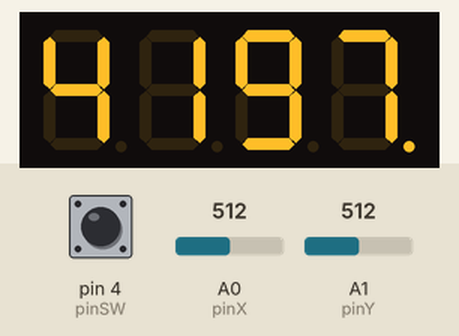
This sketch was run on a simulated Arduino Uno, built with avr-gcc and run on an emulated ATmega328P. On the bench: 4-digit seven-segment display. Wiring (inferred from the names in the program): 4-digit 7-segment display, segments lit when HIGH: segments pin 12, pin 8, pin 5, pin 3, pin 2, pin 11, pin 6, A2; digit selects pin 13, pin 10, pin 9, pin 7. The test bench sets the inputs (shaded band); at power-on: A0 (pinX) = 512, pin 4 (pinSW) HIGH, A1 (pinY) = 512. Random numbers use the default seed unless the sketch sets one; the segment pins are drawn as the display they are named for.

Above: at 1.2 s.
1.3 s: A0 (pinX) set to 716
2.8 s: A0 (pinX) set to 511
At 3.58 s:
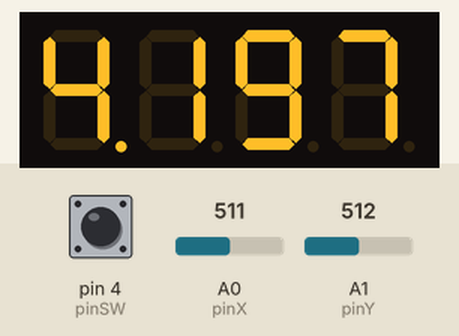
Timing chart, 0 to 5.8 s (numbered marks = the images above; inputs shaded):
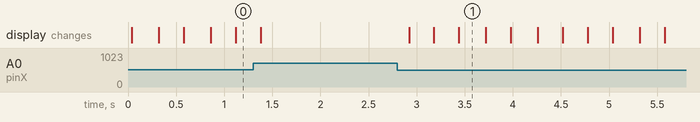

The sketch:

4DigitDisplayJoystickControl.ino
```cpp
// joystick pins
const int pinSW = 4;
const int pinX = A0;
const int pinY = A1;

// 4 digit 7-segment display pins
const int pinA = 12;
const int pinB = 8;
const int pinC = 5;
const int pinD = 3;
const int pinE = 2;
const int pinF = 11;
const int pinG = 6;
const int pinDP = A2;
const int pinD1 = 7;
const int pinD2 = 9;
const int pinD3 = 10;
const int pinD4 = 13;

const int xRightTreshold = 600;
const int xLeftTreshold = 400;
const int yUpTreshold = 600;
const int yDownTreshold = 400;
const int pressingInterval = 250;
const int blinkInterval = 250;
const int segSize = 8;
const int noOfDisplays = 4;
const int noOfDigits = 10;

bool joyInDefaultPosition = true;
bool digitLocked = false;
bool waitBeforePress = false;

unsigned long lastPress = 0;
unsigned long lastBlink = 0;

int swValue = 0;
int xValue = 0;
int yValue = 0;
int number[4];
int dpState = HIGH;
int currentDisplay = 0;

int segments[segSize] = {
  pinA, pinB, pinC, pinD, pinE, pinF, pinG, pinDP
};

int displays[noOfDisplays] = {
  pinD1, pinD2, pinD3, pinD4
};

byte digitMatrix[noOfDigits][segSize - 1] = {
  // a b c d e f g
  {1, 1, 1, 1, 1, 1, 0}, // 0
  {0, 1, 1, 0, 0, 0, 0}, // 1
  {1, 1, 0, 1, 1, 0, 1}, // 2
  {1, 1, 1, 1, 0, 0, 1}, // 3
  {0, 1, 1, 0, 0, 1, 1}, // 4
  {1, 0, 1, 1, 0, 1, 1}, // 5
  {1, 0, 1, 1, 1, 1, 1}, // 6
  {1, 1, 1, 0, 0, 0, 0}, // 7
  {1, 1, 1, 1, 1, 1, 1}, // 8
  {1, 1, 1, 1, 0, 1, 1} // 9
};


void showDisplay(int displayNo) {
  for (int i = 0; i < noOfDisplays; i++) {
    digitalWrite(displays[i], HIGH);
  }
  digitalWrite(displays[displayNo], LOW);
}

void generateRandomCombination(int noOfDisplays) {
  for (int i = 0; i < noOfDisplays; i++)
    number[i] = rand() % 10;
}

void displayDigit(byte digit, byte decimalPoint) {
  for (int i = 0; i < segSize - 1; i++) {
    digitalWrite(segments[i], digitMatrix[digit][i]);
  }
  // write the decimalPoint to DP pin
  digitalWrite(segments[segSize - 1], decimalPoint);
}

void increaseDigit(int displayNo) {
  if (number[displayNo] == noOfDigits - 1)
    number[displayNo] = 0;
  else
    number[displayNo] = number[displayNo] + 1;
}

void decreaseDigit(int displayNo) {
  if (number[displayNo] == 0)
    number[displayNo] = noOfDigits - 1;
  else
    number[displayNo] = number[displayNo] - 1;
}

bool joyMovedUp() {
  return yValue > yUpTreshold;
}

bool joyMovedDown() {
  return yValue < yDownTreshold;
}

bool joyMovedLeft() {
  return xValue < xLeftTreshold;
}

bool joyMovedRight() {
  return xValue > xRightTreshold;
}

bool joyPressed() {
  return !swValue;
}

bool joyReturnedInDefaultPosition() {
  return ((yValue >= yDownTreshold && yValue <= yUpTreshold) and (xValue >= xLeftTreshold and xValue <= xRightTreshold)) ;
}

void moveToNextDisplay() {
  if (currentDisplay == noOfDisplays - 1)
    currentDisplay = 0;
  else
    currentDisplay++;
}

void moveToPreviousDisplay() {
  if (currentDisplay == 0)
    currentDisplay = noOfDisplays - 1;
  else
    currentDisplay--;
}

void setup() {
  for (int i = 0; i < segSize; i++) {
    pinMode(segments[i], OUTPUT);
  }
  for (int i = 0; i < noOfDisplays; i++) {
    pinMode(displays[i], OUTPUT);
  }
  pinMode(pinSW, INPUT_PULLUP);
  generateRandomCombination(noOfDisplays);
}

void loop() {
  swValue = digitalRead(pinSW);
  xValue = analogRead(pinX);
  yValue = analogRead(pinY);

  for (int displayNo = 0; displayNo < noOfDisplays; displayNo++) {
    showDisplay(displayNo);
    if (displayNo == currentDisplay)
      displayDigit(number[displayNo], dpState);
    else
      displayDigit(number[displayNo], LOW);
    delay(5);
  }

  if (joyInDefaultPosition) {
    if (joyPressed() && waitBeforePress) {
      if (millis() - lastPress >= pressingInterval)
        waitBeforePress = false;
    }
    if (digitLocked) {
      // digit on current display is locked
      if (joyMovedUp()) {
        // increase digit on current display
        increaseDigit(currentDisplay);
        joyInDefaultPosition = false;
      }
      else if (joyMovedDown()) {
        // decrease digit on current display
        decreaseDigit(currentDisplay);
        joyInDefaultPosition = false;
      }
      else if (joyPressed() && !waitBeforePress) {
        // unlock selected display
        digitLocked = false;
        lastPress = millis();
        waitBeforePress = true;
      }
    }
    else {
      // digit on current display is unlocked
      if (millis() - lastBlink >= blinkInterval) {
        dpState = !dpState;
        lastBlink = millis();
      }
      if (joyMovedLeft()) {
        // joy moved left => move to next display
        moveToNextDisplay();
        joyInDefaultPosition = false;
      }
      else if (joyMovedRight()) {
        // joy moved right => move to previous display
        moveToPreviousDisplay();
        joyInDefaultPosition = false;
      }
      else if (joyPressed() && !waitBeforePress) {
        // lock on selected display
        digitLocked = true;
        lastPress = millis();
        waitBeforePress = true;
        dpState = HIGH;
      }
    }
  }
  else if (joyReturnedInDefaultPosition()) {
    joyInDefaultPosition = true;
  }
}
```

Measured:
- after the input at 2.8 s, the display: changes after 0.12 s (image 1)
